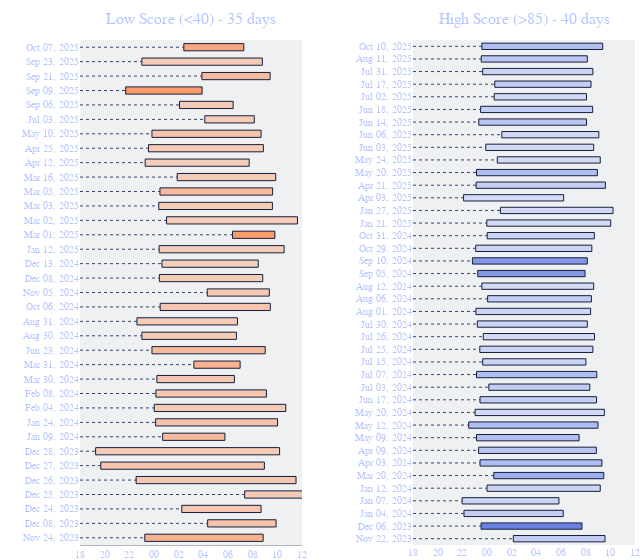

This figure's notebook cell:
### Code cell
# Best and worst days
import plotly.graph_objects as go
from plotly.subplots import make_subplots

# Convert GMT to GMT+1 (add 1 hour for your timezone)
df['bedtime'] = pd.to_datetime(df['sleepStartTimestampGMT']) + pd.Timedelta(hours=1)
df['waketime'] = pd.to_datetime(df['sleepEndTimestampGMT']) + pd.Timedelta(hours=1)

df['bedtime_hour'] = df['bedtime'].dt.hour + df['bedtime'].dt.minute / 60
df['waketime_hour'] = df['waketime'].dt.hour + df['waketime'].dt.minute / 60
df['bedtime_adjusted'] = df['bedtime_hour'].apply(lambda x: x if x >= 12 else x + 24)
df['waketime_adjusted'] = df['waketime_hour'] + 24

# Helper function
def hours_to_time(hour):
    if pd.isna(hour):
        return None
    h = int(hour % 24)
    m = int((hour % 1) * 60)
    return f"{h:02d}:{m:02d}"

# Filter data
low_score_days = df[df['overall_score'] < 40].copy().sort_values('date').reset_index(drop=True)
high_score_days = df[df['overall_score'] > 85].copy().sort_values('date').reset_index(drop=True)

# Create subplots
fig = make_subplots(
    rows=1, cols=2,
    subplot_titles=(
        f'Low Score (<40) - {len(low_score_days)} days',
        f'High Score (>85) - {len(high_score_days)} days'
    ),
    horizontal_spacing=0.2
)

# Create a list with emoji + phase name
cycle_display_low = low_score_days['cycle_category'].apply(
    lambda x: f"{CYCLE_EMOJIS.get(x, '')} {x}" if pd.notna(x) else 'N/A'
)

cycle_display_high = high_score_days['cycle_category'].apply(
    lambda x: f"{CYCLE_EMOJIS.get(x, '')} {x}" if pd.notna(x) else 'N/A'
)

# Left chart: Low score days
if len(low_score_days) > 0:
    date_labels_low = low_score_days['date'].dt.strftime('%b %d, %Y')

    sleep_hours_display_low = low_score_days['total_sleep_hours'].apply(
        lambda x: f"{x:.1f}" if pd.notna(x) else "Can't find"
    )
    
    fig.add_trace(go.Bar(
        y=date_labels_low,
        x=low_score_days['waketime_adjusted'] - low_score_days['bedtime_adjusted'],
        base=low_score_days['bedtime_adjusted'],
        orientation='h',
        width=0.5,
        marker=dict(
            color=low_score_days['overall_score'],
            colorscale=COLOR_SCALES['low_score'],
            cmin=0,
            cmax=40,
            line=COLOR_SCALES['bar_outline']
        ),
        
        hovertemplate=(
            '<b>%{customdata[0]}</b><br>' +
            '⭐ %{customdata[1]:.0f}<br>' +
            '🌙 %{customdata[2]}<br>' +
            '☀️ %{customdata[3]}<br>' +
            '⏳ %{customdata[4]}<br>' +  
            'Phase: %{customdata[5]}<extra></extra>' 
        ),

        customdata=list(zip(
            low_score_days['date'].dt.strftime('%Y-%m-%d'),
            low_score_days['overall_score'],
            low_score_days['bedtime_adjusted'].apply(hours_to_time),
            low_score_days['waketime_adjusted'].apply(hours_to_time),
            sleep_hours_display_low,
            cycle_display_low  
        )),
        name='Low Score'
    ), row=1, col=1)

    # Add horizontal guide lines for low score days
    for date_label, bedtime in zip(date_labels_low, low_score_days['bedtime_adjusted']):
        fig.add_shape(
            type="line",
            x0=18,
            x1=bedtime,
            y0=date_label,  
            y1=date_label,
            line=dict(color='#34406C', width=1, dash="dot"),
            row=1, col=1
        )

# Right chart: High score days
if len(high_score_days) > 0:
    date_labels_high = high_score_days['date'].dt.strftime('%b %d, %Y')
    
    sleep_hours_display_high = high_score_days['total_sleep_hours'].apply(
        lambda x: f"{x:.1f}" if pd.notna(x) else "Can't find"
    )
    
    fig.add_trace(go.Bar(
        y=date_labels_high, 
        x=high_score_days['waketime_adjusted'] - high_score_days['bedtime_adjusted'],
        base=high_score_days['bedtime_adjusted'],
        orientation='h', 
        width=0.5,
        marker=dict(
            color=high_score_days['overall_score'],
            colorscale=COLOR_SCALES['high_score'],
            cmin=85,
            cmax=100,
            line=COLOR_SCALES['bar_outline']
        ),
        hovertemplate=(
            '<b>%{customdata[0]}</b><br>' +
            '⭐ %{customdata[1]:.0f}<br>' +
            '🌙 %{customdata[2]}<br>' +
            '☀️ %{customdata[3]}<br>' +
            '⏳ %{customdata[4]}<br>' +  
            'Phase: %{customdata[5]}<extra></extra>' 
        ),
        customdata=list(zip(
            high_score_days['date'].dt.strftime('%Y-%m-%d'),
            high_score_days['overall_score'],
            high_score_days['bedtime_adjusted'].apply(hours_to_time),
            high_score_days['waketime_adjusted'].apply(hours_to_time),
            sleep_hours_display_high,
            cycle_display_high
        )),
        name='High Score'
    ), row=1, col=2)

    # Add horizontal guide lines for high score days
    for date_label, bedtime in zip(date_labels_high, high_score_days['bedtime_adjusted']):
        fig.add_shape(
            type="line",
            x0=18,
            x1=bedtime,
            y0=date_label, 
            y1=date_label,
            line=dict(color='#34406C', width=1, dash="dot"),
            row=1, col=2
        )

# Update layout
fig.update_layout(
    **get_chart_style(),
    #title_text='Schedule Distribution on Best and Worst days',
    margin=dict(t=40, b=0, l=80, r=0, pad=0),
    height=560,      
    width=640,      
    showlegend=False,
)

# X axis for Left chart
fig.update_xaxes(
    tickmode='array',
    tickvals=[18, 20, 22, 24, 26, 28, 30, 32, 34, 36],
    ticktext=['18', '20', '22', '00', '02', '04', '06', '08', '10', '12'],
    range=[18, 36],
    showgrid=False,
    row=1, col=1
)

# X axis for Right chart
fig.update_xaxes(
    tickmode='array',
    tickvals=[18, 20, 22, 24, 26, 28, 30, 32, 34, 36],
    ticktext=['18', '20', '22', '00', '02', '04', '06', '08', '10', '12'],
    range=[18, 36],
    showgrid=False,
    row=1, col=2,
)

# Y axis for Right chart
fig.update_yaxes(
    showgrid=False,
    row=1, col=1,
    showline=False
)
fig.update_yaxes(
    showgrid=False,
    row=1, col=2,
    showline=False
)

# Move subplot titles down to create space
for annotation in fig['layout']['annotations']:
    annotation['y'] = 1.02

fig.write_html("candlestick_chart.html", include_plotlyjs='cdn', config={'displayModeBar': False})

fig.show()

### Figure 1 — Plotly figure (JSON) as saved in the notebook; plotly's stock layout.template omitted (floating-point values rounded to 4 significant figures; data arrays with more than 128 entries replaced by an {"elided": "..."} marker saying what was removed)
{"data": [{"base": [23.25, 28.35, 26.25, 31.35, 22.55, 19.68, 19.27, 24.7, 24.13, 24.02, 24.15, 24.23, 27.23, 23.83, 23.02, 22.62, 24.5, 28.32, 24.43, 24.65, 24.42, 30.37, 25.02, 24.38, 24.48, 25.88, 23.28, 23.55, 23.83, 28.12, 26.07, 21.7, 27.88, 23.02, 26.42], "customdata": {"elided": "35x6 mixed values"}, "hovertemplate": "<b>%{customdata[0]}</b><br>⭐ %{customdata[1]:.0f}<br>🌙 %{customdata[2]}<br>☀️ %{customdata[3]}<br>⏳ %{customdata[4]}<br>Phase: %{customdata[5]}<extra></extra>", "marker": {"cmax": 40, "cmin": 0, "color": [26, 33, 35, 36, 35, 34, 37, 30, 33, 36, 35, 35, 26, 30, 36, 37, 34, 36, 37, 39, 38, 18, 37, 37, 29, 37, 38, 36, 34, 37, 37, 18, 30, 37, 22], "colorscale": [[0, "#FF6416"], [1, "rgba(255, 140, 82, 0.3)"]], "line": {"color": "#131F3C", "width": 1}}, "name": "Low Score", "orientation": "h", "type": "bar", "width": 0.5, "x": [9.6, 5.55, 6.433, 6, 12.97, 13.27, 14.92, 5.05, 9.883, 10.67, 8.967, 6.283, 3.75, 9.183, 7.667, 8.15, 8.933, 5.033, 8.383, 7.8, 10.13, 3.433, 10.62, 9.217, 9.133, 7.983, 8.433, 9.317, 8.85, 4.017, 4.35, 6.2, 5.533, 9.767, 4.867], "xaxis": "x", "y": ["Nov 24, 2023", "Dec 08, 2023", "Dec 24, 2023", "Dec 25, 2023", "Dec 26, 2023", "Dec 27, 2023", "Dec 28, 2023", "Jan 09, 2024", "Jan 24, 2024", "Feb 04, 2024", "Feb 08, 2024", "Mar 30, 2024", "Mar 31, 2024", "Jun 23, 2024", "Aug 30, 2024", "Aug 31, 2024", "Oct 06, 2024", "Nov 05, 2024", "Dec 08, 2024", "Dec 13, 2024", "Jan 12, 2025", "Mar 01, 2025", "Mar 02, 2025", "Mar 03, 2025", "Mar 05, 2025", "Mar 16, 2025", "Apr 12, 2025", "Apr 25, 2025", "May 10, 2025", "Jul 03, 2025", "Sep 06, 2025", "Sep 09, 2025", "Sep 21, 2025", "Sep 23, 2025", "Oct 07, 2025"], "yaxis": "y"}, {"base": [26.13, 23.52, 22.13, 21.98, 24, 24.55, 23.43, 23.32, 23.15, 22.52, 23.03, 23.43, 24.15, 23.15, 23.65, 23.42, 23.7, 23.22, 23.1, 24.05, 23.58, 23.25, 22.82, 23.08, 24.02, 23.98, 25.08, 22.1, 23.12, 23.15, 24.83, 23.9, 25.2, 23.33, 23.48, 24.58, 24.63, 23.65, 23.53, 23.58], "customdata": {"elided": "40x6 mixed values"}, "hovertemplate": "<b>%{customdata[0]}</b><br>⭐ %{customdata[1]:.0f}<br>🌙 %{customdata[2]}<br>☀️ %{customdata[3]}<br>⏳ %{customdata[4]}<br>Phase: %{customdata[5]}<extra></extra>", "marker": {"cmax": 100, "cmin": 85, "color": [88, 96, 88, 87, 87, 92, 90, 89, 90, 90, 86, 88, 88, 90, 87, 87, 86, 87, 87, 88, 86, 94, 94, 87, 87, 86, 86, 86, 88, 90, 86, 86, 86, 89, 88, 86, 88, 87, 89, 90], "colorscale": [[0, "rgba(139, 160, 252, 0.2)"], [1, "#2C4DD0"]], "line": {"color": "#131F3C", "width": 1}}, "name": "High Score", "orientation": "h", "type": "bar", "width": 0.5, "x": [7.433, 8.183, 8.05, 7.85, 9.183, 8.917, 9.883, 9.55, 8.317, 10.48, 10.48, 9.45, 8.183, 9.75, 8.367, 9.167, 9.017, 8.917, 9.3, 8.417, 9.067, 8.7, 9.317, 9.417, 8.683, 10.05, 9.133, 8.117, 10.48, 9.8, 8.35, 8.75, 7.867, 8.733, 9.083, 7.483, 7.8, 8.933, 8.6, 9.8], "xaxis": "x2", "y": ["Nov 22, 2023", "Dec 06, 2023", "Jan 04, 2024", "Jan 07, 2024", "Jan 12, 2024", "Mar 20, 2024", "Apr 03, 2024", "Apr 09, 2024", "May 09, 2024", "May 12, 2024", "May 20, 2024", "Jun 17, 2024", "Jul 03, 2024", "Jul 07, 2024", "Jul 15, 2024", "Jul 25, 2024", "Jul 26, 2024", "Jul 30, 2024", "Aug 01, 2024", "Aug 06, 2024", "Aug 12, 2024", "Sep 05, 2024", "Sep 10, 2024", "Oct 29, 2024", "Oct 31, 2024", "Jan 21, 2025", "Jan 27, 2025", "Apr 03, 2025", "Apr 21, 2025", "May 20, 2025", "May 24, 2025", "Jun 03, 2025", "Jun 06, 2025", "Jun 14, 2025", "Jun 18, 2025", "Jul 02, 2025", "Jul 17, 2025", "Jul 31, 2025", "Aug 11, 2025", "Oct 10, 2025"], "yaxis": "y2"}], "layout": {"annotations": [{"font": {"size": 16}, "showarrow": false, "text": "Low Score (<40) - 35 days", "x": 0.2, "xanchor": "center", "xref": "paper", "y": 1.02, "yanchor": "bottom", "yref": "paper"}, {"font": {"size": 16}, "showarrow": false, "text": "High Score (>85) - 40 days", "x": 0.8, "xanchor": "center", "xref": "paper", "y": 1.02, "yanchor": "bottom", "yref": "paper"}], "font": {"color": "#B5C5FF", "family": "Arial, sans-serif", "size": 10}, "height": 560, "margin": {"b": 0, "l": 80, "pad": 0, "r": 0, "t": 40}, "paper_bgcolor": "rgba(0,0,0,0)", "plot_bgcolor": "rgba(97, 108, 132, 0.1)", "shapes": [{"line": {"color": "#34406C", "dash": "dot", "width": 1}, "type": "line", "x0": 18, "x1": 23.25, "xref": "x", "y0": "Nov 24, 2023", "y1": "Nov 24, 2023", "yref": "y"}, {"line": {"color": "#34406C", "dash": "dot", "width": 1}, "type": "line", "x0": 18, "x1": 28.35, "xref": "x", "y0": "Dec 08, 2023", "y1": "Dec 08, 2023", "yref": "y"}, {"line": {"color": "#34406C", "dash": "dot", "width": 1}, "type": "line", "x0": 18, "x1": 26.25, "xref": "x", "y0": "Dec 24, 2023", "y1": "Dec 24, 2023", "yref": "y"}, {"line": {"color": "#34406C", "dash": "dot", "width": 1}, "type": "line", "x0": 18, "x1": 31.35, "xref": "x", "y0": "Dec 25, 2023", "y1": "Dec 25, 2023", "yref": "y"}, {"line": {"color": "#34406C", "dash": "dot", "width": 1}, "type": "line", "x0": 18, "x1": 22.55, "xref": "x", "y0": "Dec 26, 2023", "y1": "Dec 26, 2023", "yref": "y"}, {"line": {"color": "#34406C", "dash": "dot", "width": 1}, "type": "line", "x0": 18, "x1": 19.68, "xref": "x", "y0": "Dec 27, 2023", "y1": "Dec 27, 2023", "yref": "y"}, {"line": {"color": "#34406C", "dash": "dot", "width": 1}, "type": "line", "x0": 18, "x1": 19.27, "xref": "x", "y0": "Dec 28, 2023", "y1": "Dec 28, 2023", "yref": "y"}, {"line": {"color": "#34406C", "dash": "dot", "width": 1}, "type": "line", "x0": 18, "x1": 24.7, "xref": "x", "y0": "Jan 09, 2024", "y1": "Jan 09, 2024", "yref": "y"}, {"line": {"color": "#34406C", "dash": "dot", "width": 1}, "type": "line", "x0": 18, "x1": 24.13, "xref": "x", "y0": "Jan 24, 2024", "y1": "Jan 24, 2024", "yref": "y"}, {"line": {"color": "#34406C", "dash": "dot", "width": 1}, "type": "line", "x0": 18, "x1": 24.02, "xref": "x", "y0": "Feb 04, 2024", "y1": "Feb 04, 2024", "yref": "y"}, {"line": {"color": "#34406C", "dash": "dot", "width": 1}, "type": "line", "x0": 18, "x1": 24.15, "xref": "x", "y0": "Feb 08, 2024", "y1": "Feb 08, 2024", "yref": "y"}, {"line": {"color": "#34406C", "dash": "dot", "width": 1}, "type": "line", "x0": 18, "x1": 24.23, "xref": "x", "y0": "Mar 30, 2024", "y1": "Mar 30, 2024", "yref": "y"}, {"line": {"color": "#34406C", "dash": "dot", "width": 1}, "type": "line", "x0": 18, "x1": 27.23, "xref": "x", "y0": "Mar 31, 2024", "y1": "Mar 31, 2024", "yref": "y"}, {"line": {"color": "#34406C", "dash": "dot", "width": 1}, "type": "line", "x0": 18, "x1": 23.83, "xref": "x", "y0": "Jun 23, 2024", "y1": "Jun 23, 2024", "yref": "y"}, {"line": {"color": "#34406C", "dash": "dot", "width": 1}, "type": "line", "x0": 18, "x1": 23.02, "xref": "x", "y0": "Aug 30, 2024", "y1": "Aug 30, 2024", "yref": "y"}, {"line": {"color": "#34406C", "dash": "dot", "width": 1}, "type": "line", "x0": 18, "x1": 22.62, "xref": "x", "y0": "Aug 31, 2024", "y1": "Aug 31, 2024", "yref": "y"}, {"line": {"color": "#34406C", "dash": "dot", "width": 1}, "type": "line", "x0": 18, "x1": 24.5, "xref": "x", "y0": "Oct 06, 2024", "y1": "Oct 06, 2024", "yref": "y"}, {"line": {"color": "#34406C", "dash": "dot", "width": 1}, "type": "line", "x0": 18, "x1": 28.32, "xref": "x", "y0": "Nov 05, 2024", "y1": "Nov 05, 2024", "yref": "y"}, {"line": {"color": "#34406C", "dash": "dot", "width": 1}, "type": "line", "x0": 18, "x1": 24.43, "xref": "x", "y0": "Dec 08, 2024", "y1": "Dec 08, 2024", "yref": "y"}, {"line": {"color": "#34406C", "dash": "dot", "width": 1}, "type": "line", "x0": 18, "x1": 24.65, "xref": "x", "y0": "Dec 13, 2024", "y1": "Dec 13, 2024", "yref": "y"}, {"line": {"color": "#34406C", "dash": "dot", "width": 1}, "type": "line", "x0": 18, "x1": 24.42, "xref": "x", "y0": "Jan 12, 2025", "y1": "Jan 12, 2025", "yref": "y"}, {"line": {"color": "#34406C", "dash": "dot", "width": 1}, "type": "line", "x0": 18, "x1": 30.37, "xref": "x", "y0": "Mar 01, 2025", "y1": "Mar 01, 2025", "yref": "y"}, {"line": {"color": "#34406C", "dash": "dot", "width": 1}, "type": "line", "x0": 18, "x1": 25.02, "xref": "x", "y0": "Mar 02, 2025", "y1": "Mar 02, 2025", "yref": "y"}, {"line": {"color": "#34406C", "dash": "dot", "width": 1}, "type": "line", "x0": 18, "x1": 24.38, "xref": "x", "y0": "Mar 03, 2025", "y1": "Mar 03, 2025", "yref": "y"}, {"line": {"color": "#34406C", "dash": "dot", "width": 1}, "type": "line", "x0": 18, "x1": 24.48, "xref": "x", "y0": "Mar 05, 2025", "y1": "Mar 05, 2025", "yref": "y"}, {"line": {"color": "#34406C", "dash": "dot", "width": 1}, "type": "line", "x0": 18, "x1": 25.88, "xref": "x", "y0": "Mar 16, 2025", "y1": "Mar 16, 2025", "yref": "y"}, {"line": {"color": "#34406C", "dash": "dot", "width": 1}, "type": "line", "x0": 18, "x1": 23.28, "xref": "x", "y0": "Apr 12, 2025", "y1": "Apr 12, 2025", "yref": "y"}, {"line": {"color": "#34406C", "dash": "dot", "width": 1}, "type": "line", "x0": 18, "x1": 23.55, "xref": "x", "y0": "Apr 25, 2025", "y1": "Apr 25, 2025", "yref": "y"}, {"line": {"color": "#34406C", "dash": "dot", "width": 1}, "type": "line", "x0": 18, "x1": 23.83, "xref": "x", "y0": "May 10, 2025", "y1": "May 10, 2025", "yref": "y"}, {"line": {"color": "#34406C", "dash": "dot", "width": 1}, "type": "line", "x0": 18, "x1": 28.12, "xref": "x", "y0": "Jul 03, 2025", "y1": "Jul 03, 2025", "yref": "y"}, {"line": {"color": "#34406C", "dash": "dot", "width": 1}, "type": "line", "x0": 18, "x1": 26.07, "xref": "x", "y0": "Sep 06, 2025", "y1": "Sep 06, 2025", "yref": "y"}, {"line": {"color": "#34406C", "dash": "dot", "width": 1}, "type": "line", "x0": 18, "x1": 21.7, "xref": "x", "y0": "Sep 09, 2025", "y1": "Sep 09, 2025", "yref": "y"}, {"line": {"color": "#34406C", "dash": "dot", "width": 1}, "type": "line", "x0": 18, "x1": 27.88, "xref": "x", "y0": "Sep 21, 2025", "y1": "Sep 21, 2025", "yref": "y"}, {"line": {"color": "#34406C", "dash": "dot", "width": 1}, "type": "line", "x0": 18, "x1": 23.02, "xref": "x", "y0": "Sep 23, 2025", "y1": "Sep 23, 2025", "yref": "y"}, {"line": {"color": "#34406C", "dash": "dot", "width": 1}, "type": "line", "x0": 18, "x1": 26.42, "xref": "x", "y0": "Oct 07, 2025", "y1": "Oct 07, 2025", "yref": "y"}, {"line": {"color": "#34406C", "dash": "dot", "width": 1}, "type": "line", "x0": 18, "x1": 26.13, "xref": "x2", "y0": "Nov 22, 2023", "y1": "Nov 22, 2023", "yref": "y2"}, {"line": {"color": "#34406C", "dash": "dot", "width": 1}, "type": "line", "x0": 18, "x1": 23.52, "xref": "x2", "y0": "Dec 06, 2023", "y1": "Dec 06, 2023", "yref": "y2"}, {"line": {"color": "#34406C", "dash": "dot", "width": 1}, "type": "line", "x0": 18, "x1": 22.13, "xref": "x2", "y0": "Jan 04, 2024", "y1": "Jan 04, 2024", "yref": "y2"}, {"line": {"color": "#34406C", "dash": "dot", "width": 1}, "type": "line", "x0": 18, "x1": 21.98, "xref": "x2", "y0": "Jan 07, 2024", "y1": "Jan 07, 2024", "yref": "y2"}, {"line": {"color": "#34406C", "dash": "dot", "width": 1}, "type": "line", "x0": 18, "x1": 24, "xref": "x2", "y0": "Jan 12, 2024", "y1": "Jan 12, 2024", "yref": "y2"}, {"line": {"color": "#34406C", "dash": "dot", "width": 1}, "type": "line", "x0": 18, "x1": 24.55, "xref": "x2", "y0": "Mar 20, 2024", "y1": "Mar 20, 2024", "yref": "y2"}, {"line": {"color": "#34406C", "dash": "dot", "width": 1}, "type": "line", "x0": 18, "x1": 23.43, "xref": "x2", "y0": "Apr 03, 2024", "y1": "Apr 03, 2024", "yref": "y2"}, {"line": {"color": "#34406C", "dash": "dot", "width": 1}, "type": "line", "x0": 18, "x1": 23.32, "xref": "x2", "y0": "Apr 09, 2024", "y1": "Apr 09, 2024", "yref": "y2"}, {"line": {"color": "#34406C", "dash": "dot", "width": 1}, "type": "line", "x0": 18, "x1": 23.15, "xref": "x2", "y0": "May 09, 2024", "y1": "May 09, 2024", "yref": "y2"}, {"line": {"color": "#34406C", "dash": "dot", "width": 1}, "type": "line", "x0": 18, "x1": 22.52, "xref": "x2", "y0": "May 12, 2024", "y1": "May 12, 2024", "yref": "y2"}, {"line": {"color": "#34406C", "dash": "dot", "width": 1}, "type": "line", "x0": 18, "x1": 23.03, "xref": "x2", "y0": "May 20, 2024", "y1": "May 20, 2024", "yref": "y2"}, {"line": {"color": "#34406C", "dash": "dot", "width": 1}, "type": "line", "x0": 18, "x1": 23.43, "xref": "x2", "y0": "Jun 17, 2024", "y1": "Jun 17, 2024", "yref": "y2"}, {"line": {"color": "#34406C", "dash": "dot", "width": 1}, "type": "line", "x0": 18, "x1": 24.15, "xref": "x2", "y0": "Jul 03, 2024", "y1": "Jul 03, 2024", "yref": "y2"}, {"line": {"color": "#34406C", "dash": "dot", "width": 1}, "type": "line", "x0": 18, "x1": 23.15, "xref": "x2", "y0": "Jul 07, 2024", "y1": "Jul 07, 2024", "yref": "y2"}, {"line": {"color": "#34406C", "dash": "dot", "width": 1}, "type": "line", "x0": 18, "x1": 23.65, "xref": "x2", "y0": "Jul 15, 2024", "y1": "Jul 15, 2024", "yref": "y2"}, {"line": {"color": "#34406C", "dash": "dot", "width": 1}, "type": "line", "x0": 18, "x1": 23.42, "xref": "x2", "y0": "Jul 25, 2024", "y1": "Jul 25, 2024", "yref": "y2"}, {"line": {"color": "#34406C", "dash": "dot", "width": 1}, "type": "line", "x0": 18, "x1": 23.7, "xref": "x2", "y0": "Jul 26, 2024", "y1": "Jul 26, 2024", "yref": "y2"}, {"line": {"color": "#34406C", "dash": "dot", "width": 1}, "type": "line", "x0": 18, "x1": 23.22, "xref": "x2", "y0": "Jul 30, 2024", "y1": "Jul 30, 2024", "yref": "y2"}, {"line": {"color": "#34406C", "dash": "dot", "width": 1}, "type": "line", "x0": 18, "x1": 23.1, "xref": "x2", "y0": "Aug 01, 2024", "y1": "Aug 01, 2024", "yref": "y2"}, {"line": {"color": "#34406C", "dash": "dot", "width": 1}, "type": "line", "x0": 18, "x1": 24.05, "xref": "x2", "y0": "Aug 06, 2024", "y1": "Aug 06, 2024", "yref": "y2"}, {"line": {"color": "#34406C", "dash": "dot", "width": 1}, "type": "line", "x0": 18, "x1": 23.58, "xref": "x2", "y0": "Aug 12, 2024", "y1": "Aug 12, 2024", "yref": "y2"}, {"line": {"color": "#34406C", "dash": "dot", "width": 1}, "type": "line", "x0": 18, "x1": 23.25, "xref": "x2", "y0": "Sep 05, 2024", "y1": "Sep 05, 2024", "yref": "y2"}, {"line": {"color": "#34406C", "dash": "dot", "width": 1}, "type": "line", "x0": 18, "x1": 22.82, "xref": "x2", "y0": "Sep 10, 2024", "y1": "Sep 10, 2024", "yref": "y2"}, {"line": {"color": "#34406C", "dash": "dot", "width": 1}, "type": "line", "x0": 18, "x1": 23.08, "xref": "x2", "y0": "Oct 29, 2024", "y1": "Oct 29, 2024", "yref": "y2"}, {"line": {"color": "#34406C", "dash": "dot", "width": 1}, "type": "line", "x0": 18, "x1": 24.02, "xref": "x2", "y0": "Oct 31, 2024", "y1": "Oct 31, 2024", "yref": "y2"}, {"line": {"color": "#34406C", "dash": "dot", "width": 1}, "type": "line", "x0": 18, "x1": 23.98, "xref": "x2", "y0": "Jan 21, 2025", "y1": "Jan 21, 2025", "yref": "y2"}, {"line": {"color": "#34406C", "dash": "dot", "width": 1}, "type": "line", "x0": 18, "x1": 25.08, "xref": "x2", "y0": "Jan 27, 2025", "y1": "Jan 27, 2025", "yref": "y2"}, {"line": {"color": "#34406C", "dash": "dot", "width": 1}, "type": "line", "x0": 18, "x1": 22.1, "xref": "x2", "y0": "Apr 03, 2025", "y1": "Apr 03, 2025", "yref": "y2"}, {"line": {"color": "#34406C", "dash": "dot", "width": 1}, "type": "line", "x0": 18, "x1": 23.12, "xref": "x2", "y0": "Apr 21, 2025", "y1": "Apr 21, 2025", "yref": "y2"}, {"line": {"color": "#34406C", "dash": "dot", "width": 1}, "type": "line", "x0": 18, "x1": 23.15, "xref": "x2", "y0": "May 20, 2025", "y1": "May 20, 2025", "yref": "y2"}, {"line": {"color": "#34406C", "dash": "dot", "width": 1}, "type": "line", "x0": 18, "x1": 24.83, "xref": "x2", "y0": "May 24, 2025", "y1": "May 24, 2025", "yref": "y2"}, {"line": {"color": "#34406C", "dash": "dot", "width": 1}, "type": "line", "x0": 18, "x1": 23.9, "xref": "x2", "y0": "Jun 03, 2025", "y1": "Jun 03, 2025", "yref": "y2"}, {"line": {"color": "#34406C", "dash": "dot", "width": 1}, "type": "line", "x0": 18, "x1": 25.2, "xref": "x2", "y0": "Jun 06, 2025", "y1": "Jun 06, 2025", "yref": "y2"}, {"line": {"color": "#34406C", "dash": "dot", "width": 1}, "type": "line", "x0": 18, "x1": 23.33, "xref": "x2", "y0": "Jun 14, 2025", "y1": "Jun 14, 2025", "yref": "y2"}, {"line": {"color": "#34406C", "dash": "dot", "width": 1}, "type": "line", "x0": 18, "x1": 23.48, "xref": "x2", "y0": "Jun 18, 2025", "y1": "Jun 18, 2025", "yref": "y2"}, {"line": {"color": "#34406C", "dash": "dot", "width": 1}, "type": "line", "x0": 18, "x1": 24.58, "xref": "x2", "y0": "Jul 02, 2025", "y1": "Jul 02, 2025", "yref": "y2"}, {"line": {"color": "#34406C", "dash": "dot", "width": 1}, "type": "line", "x0": 18, "x1": 24.63, "xref": "x2", "y0": "Jul 17, 2025", "y1": "Jul 17, 2025", "yref": "y2"}, {"line": {"color": "#34406C", "dash": "dot", "width": 1}, "type": "line", "x0": 18, "x1": 23.65, "xref": "x2", "y0": "Jul 31, 2025", "y1": "Jul 31, 2025", "yref": "y2"}, {"line": {"color": "#34406C", "dash": "dot", "width": 1}, "type": "line", "x0": 18, "x1": 23.53, "xref": "x2", "y0": "Aug 11, 2025", "y1": "Aug 11, 2025", "yref": "y2"}, {"line": {"color": "#34406C", "dash": "dot", "width": 1}, "type": "line", "x0": 18, "x1": 23.58, "xref": "x2", "y0": "Oct 10, 2025", "y1": "Oct 10, 2025", "yref": "y2"}], "showlegend": false, "title": {"font": {"color": "#DAE2FF", "family": "Arial, sans-serif", "size": 20}, "x": 0.5, "xanchor": "center"}, "width": 640, "xaxis": {"anchor": "y", "domain": [0, 0.4], "gridcolor": "rgba(97, 108, 132, 0.5)", "gridwidth": 1, "linecolor": "rgba(97, 108, 132, 0.5)", "range": [18, 36], "showgrid": false, "tickmode": "array", "ticktext": ["18", "20", "22", "00", "02", "04", "06", "08", "10", "12"], "tickvals": [18, 20, 22, 24, 26, 28, 30, 32, 34, 36], "title": {"font": {"color": "#B5C5FF", "family": "Arial, sans-serif", "size": 10}}, "zeroline": false}, "xaxis2": {"anchor": "y2", "domain": [0.6, 1], "range": [18, 36], "showgrid": false, "tickmode": "array", "ticktext": ["18", "20", "22", "00", "02", "04", "06", "08", "10", "12"], "tickvals": [18, 20, 22, 24, 26, 28, 30, 32, 34, 36]}, "yaxis": {"anchor": "x", "domain": [0, 1], "gridcolor": "rgba(97, 108, 132, 0.5)", "gridwidth": 1, "linecolor": "rgba(97, 108, 132, 0.5)", "showgrid": false, "showline": false, "title": {"font": {"color": "#B5C5FF", "family": "Arial, sans-serif", "size": 10}}, "zeroline": false}, "yaxis2": {"anchor": "x2", "domain": [0, 1], "showgrid": false, "showline": false}}}
